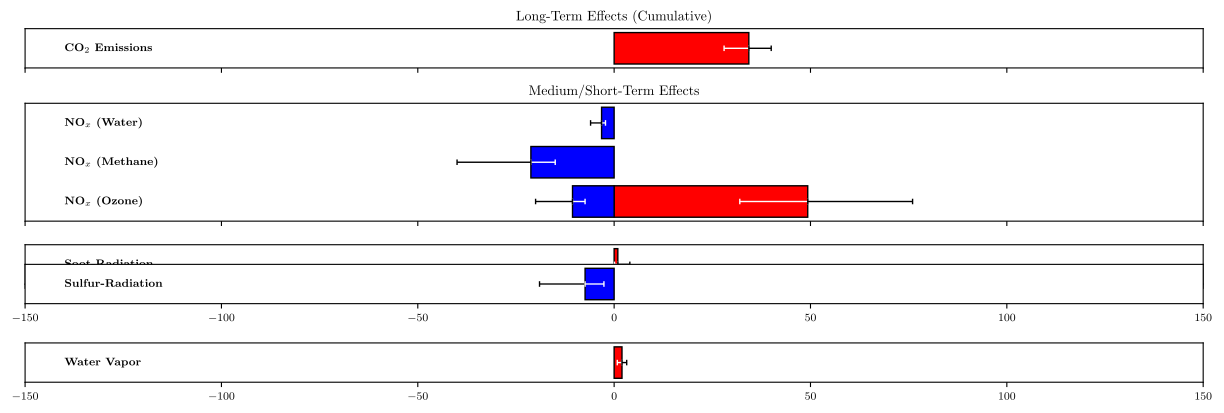

Reproduce this figure in Python.
# %%
# runs code as interactive cell 
# https://code.visualstudio.com/docs/python/jupyter-support-py

# IMPORTS #######################################

# plotting
import matplotlib.pyplot as plt
import matplotlib.font_manager as font_manager
cm = 1/2.54 # for inches-cm conversion

# data science
import numpy as np
import pandas as pd

# i/o
from pathlib import PurePath, Path

# SETUP #########################################

plt.rcParams.update({
    "text.usetex": True,
    "font.family": "serif",
    "font.sans-serif": "Computer Modern",
    'font.size': 8
})

# DATA IMPORT ###################################

df_co2 = pd.read_excel(
    io = 'data/data.xlsx',
    sheet_name = 'CO2',
    usecols = lambda column: column in [
        'Authors (Label)',
        'ERF Average [mW/m2]',
        'ERF Lower Errorbar [mW/m2]',
        'ERF Upper Errorbar [mW/m2]',
    ],
    dtype={
        'Authors (Label)': str,
        'ERF Average [mW/m2]': float,
        'ERF Lower Errorbar [mW/m2]': float,
        'ERF Upper Errorbar [mW/m2]': float,
    },
    header = 0,
    engine = 'openpyxl',
    decimal='.'
)

df_nox = pd.read_excel(
    io = 'data/data.xlsx',
    sheet_name = 'NOx',
    usecols = lambda column: column in [
        'Authors (Label)',
        'ERF Average [mW/m2]',
        'ERF Lower Errorbar [mW/m2]',
        'ERF Upper Errorbar [mW/m2]',
        'Effect',
    ],
    dtype={
        'Authors (Label)': str,
        'ERF Average [mW/m2]': float,
        'ERF Lower Errorbar [mW/m2]': float,
        'ERF Upper Errorbar [mW/m2]': float,
        'Effect': str,
    },
    header = 0,
    engine = 'openpyxl',
    decimal='.'
)

df_h2o = pd.read_excel(
    io = 'data/data.xlsx',
    sheet_name = 'Water Vapor',
    usecols = lambda column: column in [
        'Authors (Label)',
        'ERF Average [mW/m2]',
        'ERF Lower Errorbar [mW/m2]',
        'ERF Upper Errorbar [mW/m2]',
    ],
    dtype={
        'Authors (Label)': str,
        'ERF Average [mW/m2]': float,
        'ERF Lower Errorbar [mW/m2]': float,
        'ERF Upper Errorbar [mW/m2]': float,
    },
    header = 0,
    engine = 'openpyxl',
    decimal='.'
)

df_aerosols_rad = pd.read_excel(
    io = 'data/data.xlsx',
    sheet_name = 'Aerosols-Radiation',
    usecols = lambda column: column in [
        'Authors (Label)',
        'ERF Average [mW/m2]',
        'ERF Lower Errorbar [mW/m2]',
        'ERF Upper Errorbar [mW/m2]',
        'Effect',
    ],
    dtype={
        'Authors (Label)': str,
        'ERF Average [mW/m2]': float,
        'ERF Lower Errorbar [mW/m2]': float,
        'ERF Upper Errorbar [mW/m2]': float,
        'Effect': str,
    },
    header = 0,
    engine = 'openpyxl',
    decimal='.'
)

df_aerosols = pd.read_excel(
    io = 'data/data.xlsx',
    sheet_name = 'Aerosols',
    usecols = lambda column: column in [
        'Authors (Label)',
        'ERF Average [mW/m2]',
        'ERF Lower Errorbar [mW/m2]',
        'ERF Upper Errorbar [mW/m2]',
    ],
    dtype={
        'Authors (Label)': str,
        'ERF Average [mW/m2]': float,
        'ERF Lower Errorbar [mW/m2]': float,
        'ERF Upper Errorbar [mW/m2]': float,
    },
    header = 0,
    engine = 'openpyxl',
    decimal='.'
)

# DATA MANIPULATION #############################

# FIGURE ########################################

# SETUP ######################

# see also:
# https://matplotlib.org/stable/gallery/subplots_axes_and_figures/subfigures.html

fig = plt.figure(
    dpi = 300,
    figsize=(30*cm, 10*cm), # A4=(210x297)mm
)

# AXIS LIMITS ################



# PLOTTING ###################

# see also:
# https://matplotlib.org/stable/users/explain/axes/arranging_axes.html#fixed-size-axes

# CO2

ax0 = fig.add_axes(
    rect = (0,0,1,0.1), # (left, bottom, width, height)
    label = 'CO2',
)
ax0.set_xlim(-150,150)
ax0.set_ylim(0,1)
ax0.set_yticklabels([]) # no y-tick labels
ax0.tick_params(labelbottom = False) # no x-tick labels, https://stackoverflow.com/a/50037830
ax0.tick_params(axis='y', which='both', length=0) # no y-ticks

ax0.set_title(
    label = 'Long-Term Effects (Cumulative)',
    fontsize = 10,
    fontweight = 'bold',
)

ax0.barh(
    y = 0.5,
    width = df_co2['ERF Average [mW/m2]'],
    height = 0.8,
    align='center',
    color = 'red',
    edgecolor = 'black'
)
# https://stackoverflow.com/a/33857966
average = df_co2['ERF Average [mW/m2]']
lower = df_co2['ERF Lower Errorbar [mW/m2]']
upper = df_co2['ERF Upper Errorbar [mW/m2]']
ax0.errorbar(
    x = average,
    y = 0.5,
    xerr = (
        abs(average - lower),
        pd.Series([0]),
    ),
    fmt = 'none',
    capsize = 2,
    ecolor = 'white',
    elinewidth = 1,
)
ax0.errorbar(
    x = average,
    y = 0.5,
    xerr = (
        pd.Series([0]),
        abs(average - upper)
    ),
    fmt = 'none',
    capsize = 2,
    ecolor = 'black',
    elinewidth = 1,
)
ax0.text(
    x=-140,
    y=0.5,
    s=r'\textbf{CO$_2$ Emissions}',
    ha='left',
    va='center',
    fontsize=8,
    color='black',
)

# NOx

ax1 = fig.add_axes(
    rect = (0,-0.39,1,0.3), # (left, bottom, width, height)
    label = 'nox',
    sharex = ax0
)
ax1.set_ylim(0,3)
ax1.set_yticklabels([]) # no y-tick labels
ax1.tick_params(labelbottom = False) # https://stackoverflow.com/a/50037830
ax1.tick_params(axis='y', which='both', length=0) # no y-ticks

ax1.set_title(
    label = 'Medium/Short-Term Effects',
    fontsize = 10,
    fontweight = 'bold',
)

ax1.barh(
    y = 0.5,
    width = df_nox[df_nox['Effect'] == 'Short-Term Ozone Increase']['ERF Average [mW/m2]'],
    height = 0.8,
    align='center',
    color = 'red',
    edgecolor = 'black'
)
average = df_nox[df_nox['Effect'] == 'Short-Term Ozone Increase']['ERF Average [mW/m2]']
lower = df_nox[df_nox['Effect'] == 'Short-Term Ozone Increase']['ERF Lower Errorbar [mW/m2]']
upper = df_nox[df_nox['Effect'] == 'Short-Term Ozone Increase']['ERF Upper Errorbar [mW/m2]']
ax1.errorbar(
    x = average,
    y = 0.5,
    xerr = (
        abs(average - lower),
        pd.Series([0]),
    ),
    fmt = 'none',
    capsize = 2,
    ecolor = 'white',
    elinewidth = 1,
)
ax1.errorbar(
    x = average,
    y = 0.5,
    xerr = (
        pd.Series([0]),
        abs(average - upper)
    ),
    fmt = 'none',
    capsize = 2,
    ecolor = 'black',
    elinewidth = 1,
)
ax1.text(
    x=-140,
    y=0.5,
    s=r'\textbf{NO$_x$ (Ozone)}',
    ha='left',
    va='center',
    fontsize=8,
    color='black',
)

ax1.barh(
    y = 0.5,
    width = df_nox[df_nox['Effect'] == 'Long-Term Ozone Decrease']['ERF Average [mW/m2]'],
    height = 0.8,
    align='center',
    color = 'blue',
    edgecolor = 'black'
)
average = df_nox[df_nox['Effect'] == 'Long-Term Ozone Decrease']['ERF Average [mW/m2]']
lower = df_nox[df_nox['Effect'] == 'Long-Term Ozone Decrease']['ERF Lower Errorbar [mW/m2]']
upper = df_nox[df_nox['Effect'] == 'Long-Term Ozone Decrease']['ERF Upper Errorbar [mW/m2]']
ax1.errorbar(
    x = average,
    y = 0.5,
    xerr = (
        pd.Series([0]),
        abs(average - upper)
    ),
    fmt = 'none',
    capsize = 2,
    ecolor = 'white',
    elinewidth = 1,
)
ax1.errorbar(
    x = average,
    y = 0.5,
    xerr = (
        abs(average - lower),
        pd.Series([0]),
    ),
    fmt = 'none',
    capsize = 2,
    ecolor = 'black',
    elinewidth = 1,
)

ax1.barh(
    y = 1.5,
    width = df_nox[df_nox['Effect'] == 'Methane Decrease']['ERF Average [mW/m2]'],
    height = 0.8,
    align='center',
    color = 'blue',
    edgecolor = 'black'
)
average = df_nox[df_nox['Effect'] == 'Methane Decrease']['ERF Average [mW/m2]']
lower = df_nox[df_nox['Effect'] == 'Methane Decrease']['ERF Lower Errorbar [mW/m2]']
upper = df_nox[df_nox['Effect'] == 'Methane Decrease']['ERF Upper Errorbar [mW/m2]']
ax1.errorbar(
    x = average,
    y = 1.5,
    xerr = (
        pd.Series([0]),
        abs(average - upper)
    ),
    fmt = 'none',
    capsize = 2,
    ecolor = 'white',
    elinewidth = 1,
)
ax1.errorbar(
    x = average,
    y = 1.5,
    xerr = (
        abs(average - lower),
        pd.Series([0]),
    ),
    fmt = 'none',
    capsize = 2,
    ecolor = 'black',
    elinewidth = 1,
)
ax1.text(
    x=-140,
    y=1.5,
    s=r'\textbf{NO$_x$ (Methane)}',
    ha='left',
    va='center',
    fontsize=8,
    color='black',
)

ax1.barh(
    y = 2.5,
    width = df_nox[df_nox['Effect'] == 'Water Vapor Decrease']['ERF Average [mW/m2]'],
    height = 0.8,
    align='center',
    color = 'blue',
    edgecolor = 'black'
)
average = df_nox[df_nox['Effect'] == 'Water Vapor Decrease']['ERF Average [mW/m2]']
lower = df_nox[df_nox['Effect'] == 'Water Vapor Decrease']['ERF Lower Errorbar [mW/m2]']
upper = df_nox[df_nox['Effect'] == 'Water Vapor Decrease']['ERF Upper Errorbar [mW/m2]']
ax1.errorbar(
    x = average,
    y = 2.5,
    xerr = (
        pd.Series([0]),
        abs(average - upper)
    ),
    fmt = 'none',
    capsize = 2,
    ecolor = 'white',
    elinewidth = 1,
)
ax1.errorbar(
    x = average,
    y = 2.5,
    xerr = (
        abs(average - lower),
        pd.Series([0]),
    ),
    fmt = 'none',
    capsize = 2,
    ecolor = 'black',
    elinewidth = 1,
)
ax1.text(
    x=-140,
    y=2.5,
    s=r'\textbf{NO$_x$ (Water)}',
    ha='left',
    va='center',
    fontsize=8,
    color='black',
)

# Soot/Radiation

ax2 = fig.add_axes(
    rect = (0,-0.55,1,0.1), # (left, bottom, width, height)
    label = 'soot-radiation',
    sharex = ax0
)
ax2.set_ylim(0,1)
ax2.set_yticklabels([]) # no y-tick labels
ax2.tick_params(labelbottom = False) # https://stackoverflow.com/a/50037830
ax2.tick_params(axis='y', which='both', length=0) # no y-ticks

ax2.barh(
    y = 0.5,
    width = df_aerosols_rad[df_aerosols_rad['Effect'] == 'Soot']['ERF Average [mW/m2]'],
    height = 0.8,
    align='center',
    color = 'red',
    edgecolor = 'black'
)
# https://stackoverflow.com/a/33857966
average = df_aerosols_rad[df_aerosols_rad['Effect'] == 'Soot']['ERF Average [mW/m2]']
lower = df_aerosols_rad[df_aerosols_rad['Effect'] == 'Soot']['ERF Lower Errorbar [mW/m2]']
upper = df_aerosols_rad[df_aerosols_rad['Effect'] == 'Soot']['ERF Upper Errorbar [mW/m2]']
ax2.errorbar(
    x = average,
    y = 0.5,
    xerr = (
        abs(average - lower),
        pd.Series([0]),
    ),
    fmt = 'none',
    capsize = 2,
    ecolor = 'white',
    elinewidth = 1,
)
ax2.errorbar(
    x = average,
    y = 0.5,
    xerr = (
        pd.Series([0]),
        abs(average - upper)
    ),
    fmt = 'none',
    capsize = 2,
    ecolor = 'black',
    elinewidth = 1,
)
ax2.text(
    x = -140,
    y = 0.5,
    s = r'\textbf{Soot-Radiation}',
    ha = 'left',
    va = 'center',
    fontsize = 8,
    color = 'black',
)

# Sulfur/Radiation

ax3 = fig.add_axes(
    rect = (0,-0.6,1,0.1), # (left, bottom, width, height)
    label = 'sulfur-radiation',
    sharex = ax0
)
ax3.set_ylim(0,1)
ax3.set_yticklabels([]) # no y-tick labels
ax3.tick_params(axis='y', which='both', length=0) # no y-ticks

ax3.barh(
    y = 0.5,
    width = df_aerosols_rad[df_aerosols_rad['Effect'] == 'Sulfur']['ERF Average [mW/m2]'],
    height = 0.8,
    align='center',
    color = 'blue',
    edgecolor = 'black'
)
# https://stackoverflow.com/a/33857966
average = df_aerosols_rad[df_aerosols_rad['Effect'] == 'Sulfur']['ERF Average [mW/m2]']
lower = df_aerosols_rad[df_aerosols_rad['Effect'] == 'Sulfur']['ERF Lower Errorbar [mW/m2]']
upper = df_aerosols_rad[df_aerosols_rad['Effect'] == 'Sulfur']['ERF Upper Errorbar [mW/m2]']
ax3.errorbar(
    x = average,
    y = 0.5,
    xerr = (
        abs(average - lower),
        pd.Series([0]),
    ),
    fmt = 'none',
    capsize = 2,
    ecolor = 'black',
    elinewidth = 1,
)
ax3.errorbar(
    x = average,
    y = 0.5,
    xerr = (
        pd.Series([0]),
        abs(average - upper)
    ),
    fmt = 'none',
    capsize = 2,
    ecolor = 'white',
    elinewidth = 1,
)
ax3.text(
    x = -140,
    y = 0.5,
    s = r'\textbf{Sulfur-Radiation}',
    ha = 'left',
    va = 'center',
    fontsize = 8,
    color = 'black',
)

# Water Vapor (H2O)

ax4 = fig.add_axes(
    rect = (0,-0.8,1,0.1), # (left, bottom, width, height)
    label = 'water',
    sharex = ax0
)
ax4.set_ylim(0,1)
ax4.set_yticklabels([]) # no y-tick labels
ax4.tick_params(axis='y', which='both', length=0) # no y-ticks

ax4.barh(
    y = 0.5,
    width = df_h2o['ERF Average [mW/m2]'],
    height = 0.8,
    align='center',
    color = 'red',
    edgecolor = 'black'
)

average = df_h2o['ERF Average [mW/m2]']
lower = df_h2o['ERF Lower Errorbar [mW/m2]']
upper = df_h2o['ERF Upper Errorbar [mW/m2]']
ax4.errorbar(
    x = average,
    y = 0.5,
    xerr = (
        abs(average - lower),
        pd.Series([0]),
    ),
    fmt = 'none',
    capsize = 2,
    ecolor = 'white',
    elinewidth = 1,
)
ax4.errorbar(
    x = average,
    y = 0.5,
    xerr = (
        pd.Series([0]),
        abs(average - upper)
    ),
    fmt = 'none',
    capsize = 2,
    ecolor = 'black',
    elinewidth = 1,
)

ax4.text(
    x=-140,
    y=0.5,
    s=r'\textbf{Water Vapor}',
    ha='left',
    va='center',
    fontsize=8,
    color='black',
)

# LEGEND ####################


# EXPORT #########################################

figure_name: str = str(Path.cwd().stem + '.pdf')

plt.savefig(
    fname = figure_name,
    format="pdf",
    bbox_inches='tight',
    transparent = False
)
# %%
